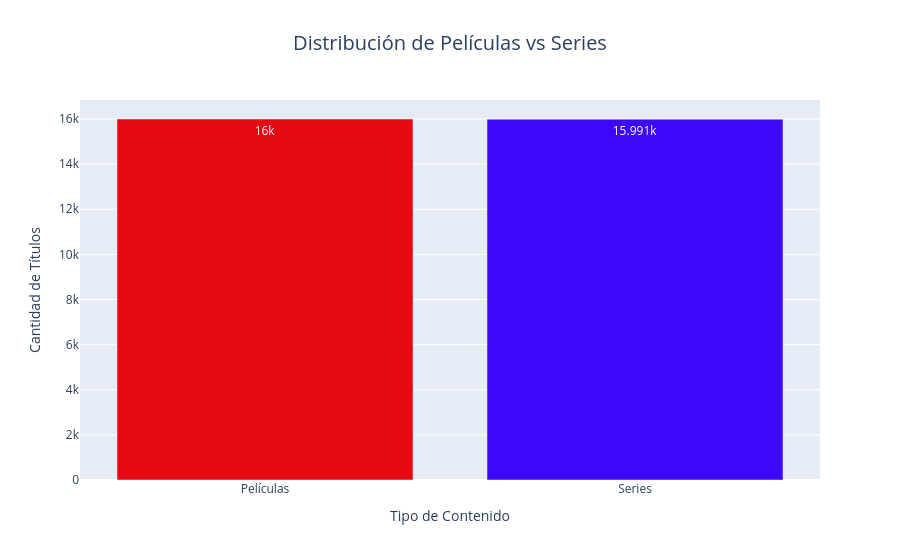

This figure's notebook cell:
### Code cell
# Calcular la distribución (mantenemos esta parte igual)
distribucion = catalogo['catalogo'].value_counts().reset_index()
distribucion.columns = ['Tipo', 'Cantidad']

# Crear el gráfico de barras con Plotly
fig_barras = px.bar(
    distribucion, 
    x='Tipo', 
    y='Cantidad', 
    title='Distribución de Películas vs Series',
    color='Tipo',
    color_discrete_map={'Películas': '#E50914', 'Series': "#3c08f7"}, # Colores estilo Netflix
    text_auto=True # Esto coloca el número exacto sobre cada barra
)

# Mejorar el formato visual
fig_barras.update_layout(
    title_font_size=20,
    title_x=0.5, # Centrar el título
    xaxis_title="Tipo de Contenido",
    yaxis_title="Cantidad de Títulos",
    showlegend=False # Ocultamos la leyenda porque el eje X ya dice qué es cada cosa
)

fig_barras.show()

### Figure 1 — Plotly figure (JSON) as saved in the notebook; plotly's stock layout.template omitted (floating-point values rounded to 4 significant figures)
{"data": [{"hovertemplate": "Tipo=%{x}<br>Cantidad=%{y}<extra></extra>", "legendgroup": "Películas", "marker": {"color": "#E50914", "pattern": {"shape": ""}}, "name": "Películas", "orientation": "v", "showlegend": true, "textposition": "auto", "texttemplate": "%{y}", "type": "bar", "x": ["Películas"], "xaxis": "x", "y": [16000], "yaxis": "y"}, {"hovertemplate": "Tipo=%{x}<br>Cantidad=%{y}<extra></extra>", "legendgroup": "Series", "marker": {"color": "#3c08f7", "pattern": {"shape": ""}}, "name": "Series", "orientation": "v", "showlegend": true, "textposition": "auto", "texttemplate": "%{y}", "type": "bar", "x": ["Series"], "xaxis": "x", "y": [15991], "yaxis": "y"}], "layout": {"barmode": "relative", "legend": {"title": {"text": "Tipo"}, "tracegroupgap": 0}, "showlegend": false, "title": {"font": {"size": 20}, "text": "Distribución de Películas vs Series", "x": 0.5}, "xaxis": {"anchor": "y", "categoryarray": ["Películas", "Series"], "categoryorder": "array", "domain": [0, 1], "title": {"text": "Tipo de Contenido"}}, "yaxis": {"anchor": "x", "domain": [0, 1], "title": {"text": "Cantidad de Títulos"}}}}
